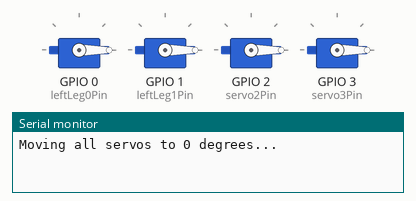
The sketch below on a simulated ESP32. Parts: 4 × servo, the last lines printed to the serial monitor.

Above: at 0.05 s.
At 4.0 s:
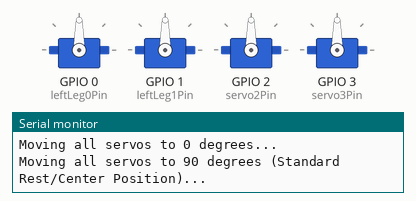
At 6.0 s:
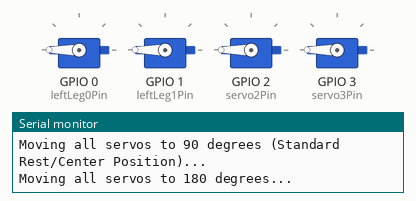
Timing chart, 0 to 7.8 s (numbered marks = the images above):
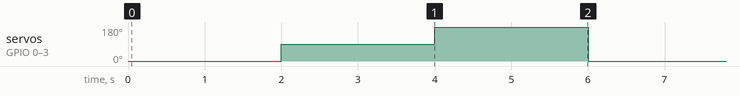

Measured:
- by itself, servo on GPIO 0 (leftLeg0Pin), servo on GPIO 1 (leftLeg1Pin), servo on GPIO 2 (servo2Pin), servo on GPIO 3 (servo3Pin): repeats every 6.0 s: 180° 2.0 s, 0° 2.0 s, 90° 2.0 s

The sketch:

CozmoMini_ver_2.ino
```cpp
#include <ESP32Servo.h>

// Define Servo Objects
Servo leftLeg0;
Servo leftLeg1;
Servo servo2;
Servo servo3;

// Pin Assignments
const int leftLeg0Pin = 0;
const int leftLeg1Pin = 1;
const int servo2Pin   = 2;
const int servo3Pin   = 3;

void setup() {
  Serial.begin(115200);

  // Allow allocation of all timers
  ESP32PWM::allocateTimer(0);
  ESP32PWM::allocateTimer(1);
  ESP32PWM::allocateTimer(2);
  ESP32PWM::allocateTimer(3);

  // Set standard 50Hz frequency for RC servos
  leftLeg0.setPeriodHertz(50);
  leftLeg1.setPeriodHertz(50);
  servo2.setPeriodHertz(50);
  servo3.setPeriodHertz(50);

  // Attach the servos to their respective pins
  leftLeg0.attach(leftLeg0Pin, 500, 2400); // standard min/max pulse widths
  leftLeg1.attach(leftLeg1Pin, 500, 2400);
  servo2.attach(servo2Pin, 500, 2400);
  servo3.attach(servo3Pin, 500, 2400);
}

void loop() {
  // --- SWEEPING TO 0 DEGREES ---
  Serial.println("Moving all servos to 0 degrees...");
  leftLeg0.write(0);
  leftLeg1.write(0);
  servo2.write(0);
  servo3.write(0);
  delay(2000); // Wait 2 seconds to see the position

  // --- SWEEPING TO THE REST / MID POINT (90 DEGREES) ---
  Serial.println("Moving all servos to 90 degrees (Standard Rest/Center Position)...");
  leftLeg0.write(90);
  leftLeg1.write(90);
  servo2.write(90);
  servo3.write(90);
  delay(2000);

  // --- SWEEPING TO 180 DEGREES ---
  Serial.println("Moving all servos to 180 degrees...");
  leftLeg0.write(180);
  leftLeg1.write(180);
  servo2.write(180);
  servo3.write(180);
  delay(2000);
}
```
